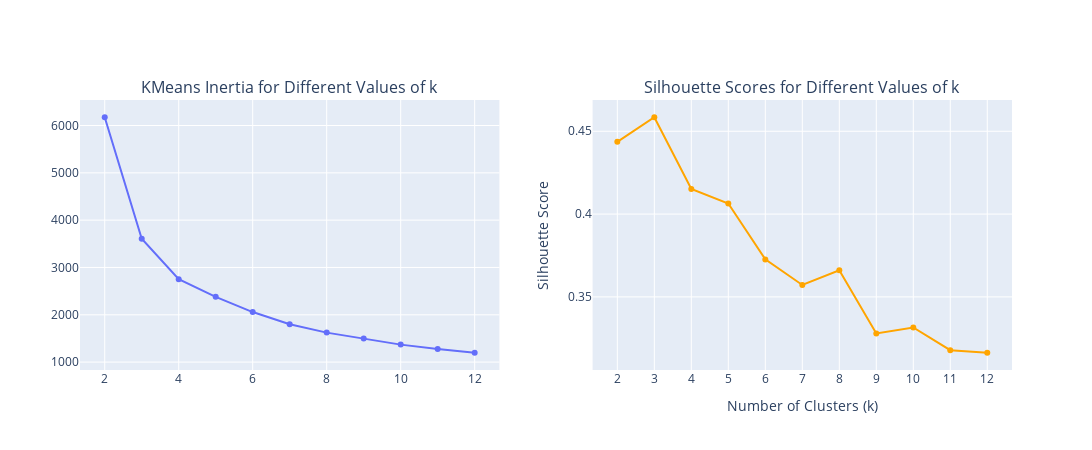

Source (notebook cell):
### Markdown cell above
## 4. KMeans Clustering

### Code cell
from sklearn.cluster import KMeans
from sklearn.metrics import silhouette_score

max_k = 12
k_values = list(range(2, max_k + 1))
inertia = []
silhouette_scores = []

for k in k_values:
    kmeans = KMeans(n_clusters=k, random_state=42, n_init=10, max_iter=1000)
    labels = kmeans.fit_predict(scaled_data_df)
    inertia.append(kmeans.inertia_)
    silhouette_scores.append(silhouette_score(scaled_data_df, labels))

fig6 = make_subplots(
    rows=1, cols=2,
    subplot_titles=("KMeans Inertia for Different Values of k",
                    "Silhouette Scores for Different Values of k")
)

# Inertia:
fig6.add_trace(
    go.Scatter(x=k_values, y=inertia, mode="lines+markers", name="Inertia"),
    row=1, col=1
)

# Silhouette:
fig6.add_trace(
    go.Scatter(x=k_values, y=silhouette_scores, mode="lines+markers",
               name="Silhouette", line=dict(color="orange")),
    row=1, col=2
)
fig6.update_xaxes(title_text="Number of Clusters (k)", tickmode="array", tickvals=k_values, row=1, col=2)
fig6.update_yaxes(title_text="Silhouette Score", row=1, col=2)

fig6.update_layout(height=450, width=1100, showlegend=False)
fig6

### Figure 1 — Plotly figure (JSON) as saved in the notebook; plotly's stock layout.template omitted (floating-point values rounded to 4 significant figures)
{"data": [{"mode": "lines+markers", "name": "Inertia", "type": "scatter", "x": [2, 3, 4, 5, 6, 7, 8, 9, 10, 11, 12], "xaxis": "x", "y": [6175.0, 3607.0, 2752.0, 2380.0, 2057.0, 1801.0, 1623.0, 1496.0, 1370.0, 1279.0, 1198.0], "yaxis": "y"}, {"line": {"color": "orange"}, "mode": "lines+markers", "name": "Silhouette", "type": "scatter", "x": [2, 3, 4, 5, 6, 7, 8, 9, 10, 11, 12], "xaxis": "x2", "y": [0.4436, 0.4585, 0.4152, 0.4063, 0.3726, 0.3572, 0.3661, 0.3279, 0.3315, 0.3178, 0.3163], "yaxis": "y2"}], "layout": {"annotations": [{"font": {"size": 16}, "showarrow": false, "text": "KMeans Inertia for Different Values of k", "x": 0.225, "xanchor": "center", "xref": "paper", "y": 1, "yanchor": "bottom", "yref": "paper"}, {"font": {"size": 16}, "showarrow": false, "text": "Silhouette Scores for Different Values of k", "x": 0.775, "xanchor": "center", "xref": "paper", "y": 1, "yanchor": "bottom", "yref": "paper"}], "height": 450, "showlegend": false, "width": 1100, "xaxis": {"anchor": "y", "domain": [0, 0.45]}, "xaxis2": {"anchor": "y2", "domain": [0.55, 1], "tickmode": "array", "tickvals": [2, 3, 4, 5, 6, 7, 8, 9, 10, 11, 12], "title": {"text": "Number of Clusters (k)"}}, "yaxis": {"anchor": "x", "domain": [0, 1]}, "yaxis2": {"anchor": "x2", "domain": [0, 1], "title": {"text": "Silhouette Score"}}}}
